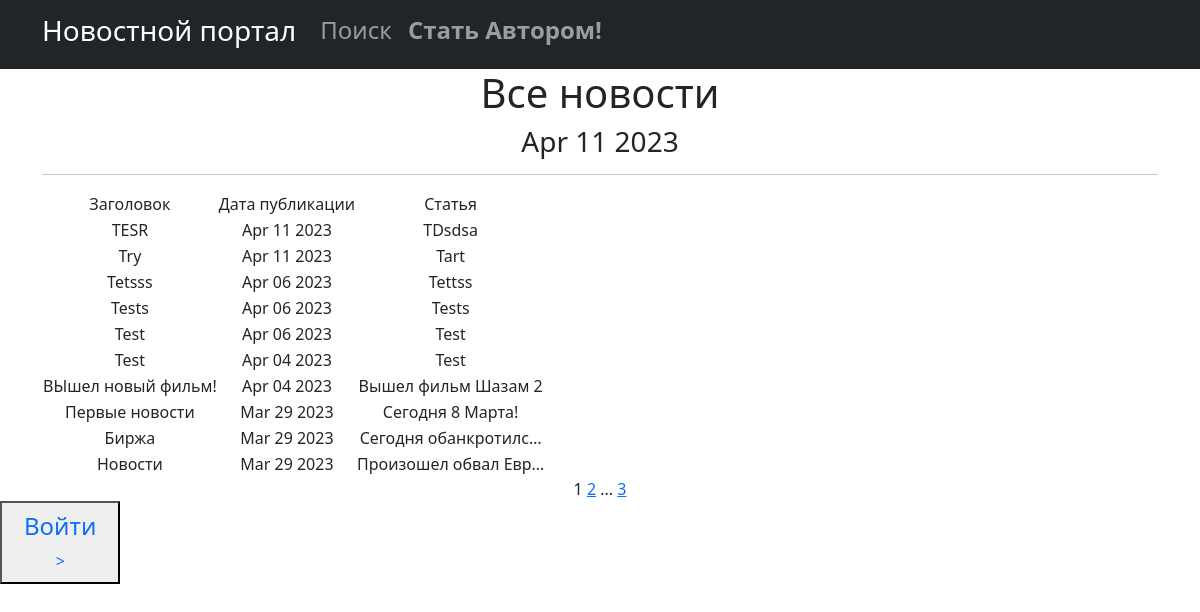
The page /news/ on the database as committed earlier.
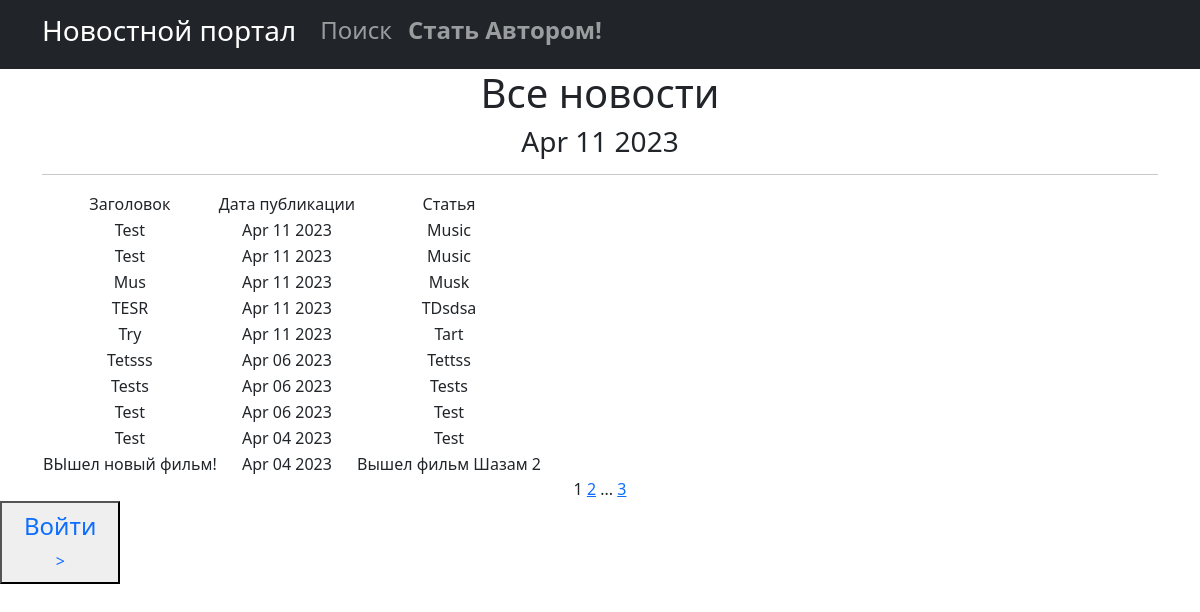
The same page on the database as committed later.
### new/models.py (models this page shows, shortened)
class Post(models.Model):
    NEWS = 'NW'
    ARTICLE = 'AR'
    CATEGORY_CHOICES = [
        (NEWS, 'Новость'),
        (ARTICLE, 'Статья'),
    ]
    author = models.ForeignKey(Author, on_delete=models.CASCADE,)
    categoryType = models.CharField(max_length=2, choices=CATEGORY_CHOICES, default=ARTICLE)
    dateCreation = models.DateTimeField(auto_now_add=True)
    postCategory = models.ManyToManyField(Category, through='PostCategory')
    tittle = models.CharField(max_length=128)
    text = models.TextField()
    rating = models.SmallIntegerField(default=0)

### new/views.py (the view)
# urls.py: path('', PostList.as_view(), name = 'post_list'),
class PostList(ListView):
    model = Post
    ordering = 'text'
    template_name = 'post.html'
    context_object_name = 'post'
    paginate_by = 10
    def get_context_data(self, **kwargs):
        context = super().get_context_data(**kwargs)
        context['is_author'] = self.request.user.groups.filter(name='author').exists()
        context['time_now'] = datetime.utcnow()
        context['next_sale'] = None
        return context
    def get_queryset(self):
        times = Post.objects.all().order_by('-dateCreation')
        return times

### new/templatetags/custom_filters.py (called while the page is built)
@register.filter()
def censor(value):
    x='теракт'
    c='редиска'
    if x in value:
        a= value.replace('теракт', 'т*****')
        return a
    if c in value:
        d= value.replace('редиска', 'р******')
        return d
    try:
        x = str(x)
        c = str(c)
    except:
        print('Введено не слово')
    else:
        return value

### templates/post.html (shortened to what this page needs)
{% extends 'flatpages/default.html' %}
{% load custom_filters %}
{% block content %}
   <h1>Все новости</h1>
    <h3>{{ time_now|date:'M d Y' }}</h3>
   <hr>
    {% if post %}
       <table>
           <tr>
               <td>Заголовок</td>
               <td>Дата публикации</td>
               <td>Статья</td>
           </tr>
           {% for posts in post %}
           <tr>
               <td>{{ posts.tittle|censor }}</td>
               <td>{{ posts.dateCreation|date:'M d Y'}}</td>
               <td>{{ posts.text|truncatechars:20|censor}}</td>
               <td>
                </td>
           </tr>
           {% endfor %}
       </table>
   {% else %}
       <h2>Статей нет!</h2>
    {% endif %}
   {{ page_obj.number }}
   {% if page_obj.has_next %}
       <a href="?page={{ page_obj.next_page_number }}">{{ page_obj.next_page_number }}</a>
       {% if paginator.num_pages != page_obj.next_page_number %}
           ...
           <a href="?page={{ page_obj.paginator.num_pages }}">{{ page_obj.paginator.num_pages }}</a>
       {% endif %}
   {% endif %}
{% endblock content %}

Rows that differ between the two databases and show on the page:
no longer on this page (row unchanged): Post: tittle|censor "Первые новости", dateCreation "Mar 29 2023", text|censor "Сегодня 8 Марта!"
no longer on this page (row unchanged): Post: tittle|censor "Биржа", dateCreation "Mar 29 2023", text|censor "Сегодня обанкротилс…"
no longer on this page (row unchanged): Post: tittle|censor "Новости", dateCreation "Mar 29 2023", text|censor "Произошел обвал Евр…"
added Post: tittle|censor "Test", dateCreation "Apr 11 2023", text|censor "Music"
added Post: tittle|censor "Test", dateCreation "Apr 11 2023", text|censor "Music"
added Post: tittle|censor "Mus", dateCreation "Apr 11 2023", text|censor "Musk"
